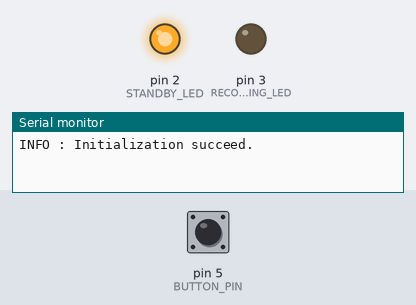
Simulated run of this sketch. Board: Arduino Uno, built with avr-gcc and run on an emulated ATmega328P. Shown: output pins drawn as LEDs (lit = HIGH), the last lines printed to the serial monitor. Dashed ring = blinking. The inputs (shaded band) are chosen by the test bench; at power-on: pin 5 (BUTTON_PIN) LOW. Storage starts empty.

Above: at 1.2 s.
1.3 s: pin 5 (BUTTON_PIN) pulled HIGH for 3.2 s
At 4.8 s:
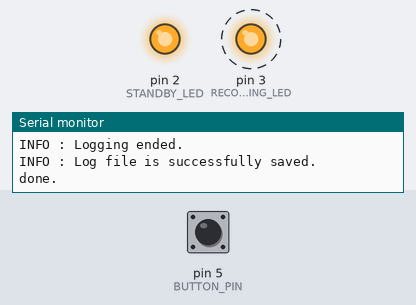
At 6.03 s:
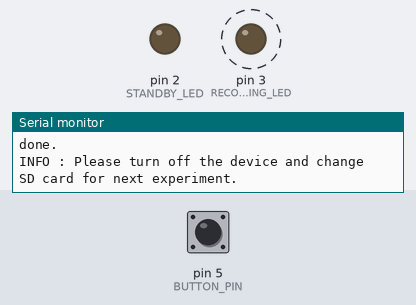
Timing chart, 0 to 13.3 s (numbered marks = the images above; inputs shaded):
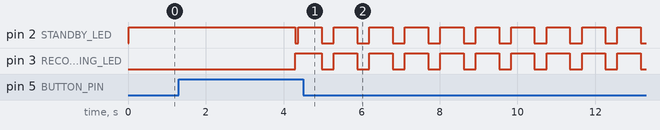

Measured:
- after the input at 1.3 s, pin 2 (STANDBY_LED): HIGH → LOW after 3.0 s, then repeats every 0.91 s: HIGH 0.60 s, LOW 0.31 s; pin 3 (RECORDING_LED): alternates HIGH for 0.60 s and LOW for 0.31 s, starting after 3.0 s

The sketch:

voltage_recorder.ino
```cpp
// (licence header left out)
#include <SPI.h>
#include <SD.h>
#include <Wire.h>

#define BUTTON_PIN 5
#define SD_CS_PIN 4
#define SENSOR_PIN A0

#define STANDBY_LED 2
#define RECORDING_LED 3

#define LOGGING_INTERVAL 1000

File log_file;

int current_status = 0;

double sensor_value;
double current_voltage;

int CheckCardType(void);
int CheckCardSize(void);
int OperateLogging(void);

void setup() {
  Serial.begin(9600);

  if (!SD.begin(4)) {
    Serial.println("ERROR : Initialization failed.");
    while (1);
  }
    Serial.println("INFO : Initialization succeed.");

  pinMode (BUTTON_PIN, INPUT);
  pinMode (STANDBY_LED, OUTPUT);
  pinMode (RECORDING_LED, OUTPUT);

  digitalWrite(STANDBY_LED, HIGH);
  digitalWrite(RECORDING_LED, LOW);

  log_file = SD.open("log_file.txt", FILE_WRITE);
}

void loop() {
  if (current_status == 0) {
    if (digitalRead(BUTTON_PIN) == HIGH) {
      current_status = 1;

      delay(3000);
    }
  }
  else if (current_status == 1) {
    digitalWrite(STANDBY_LED, LOW);
    digitalWrite(RECORDING_LED, HIGH);
    OperateLogging();
  }
  else if (current_status = 2) {
    digitalWrite(STANDBY_LED, HIGH);
    digitalWrite(RECORDING_LED, HIGH);
    delay(600);
    digitalWrite(STANDBY_LED, LOW);
    digitalWrite(RECORDING_LED, LOW);
    delay(300);
    Serial.print("INFO : ");
    Serial.println("Please turn off the device and change SD card for next experiment.");
  }
  else if (current_status = 3) {
    digitalWrite(STANDBY_LED, HIGH);
    digitalWrite(RECORDING_LED, HIGH);
    delay(300);
    digitalWrite(STANDBY_LED, LOW);
    digitalWrite(RECORDING_LED, LOW);
    delay(600);
    Serial.print("ERROR : ");
    Serial.println("Please turn off the device and check your SD sd_card.");
  }
}

int OperateLogging(void) {

  // if the file opened okay, write to it:
  if (log_file) {
    Serial.println("INFO : Log file is successfully opened.");
    Serial.println("INFO : Logging started.");

    while (digitalRead(BUTTON_PIN) == LOW) {
      sensor_value = analogRead (SENSOR_PIN);
      current_voltage = sensor_value*5.0/1024.0;

      Serial.print ("Volatage(V) : ");
      Serial.println (current_voltage);

      log_file.println(current_voltage);
      delay(LOGGING_INTERVAL);
    }
    Serial.println("INFO : Logging ended.");
    current_status = 2;
    log_file.close();
    Serial.println("INFO : Log file is successfully saved.");

    Serial.println("done.");
  }
  else {
   Serial.println("error opening test.txt");
  }


    return 0;
}
```
